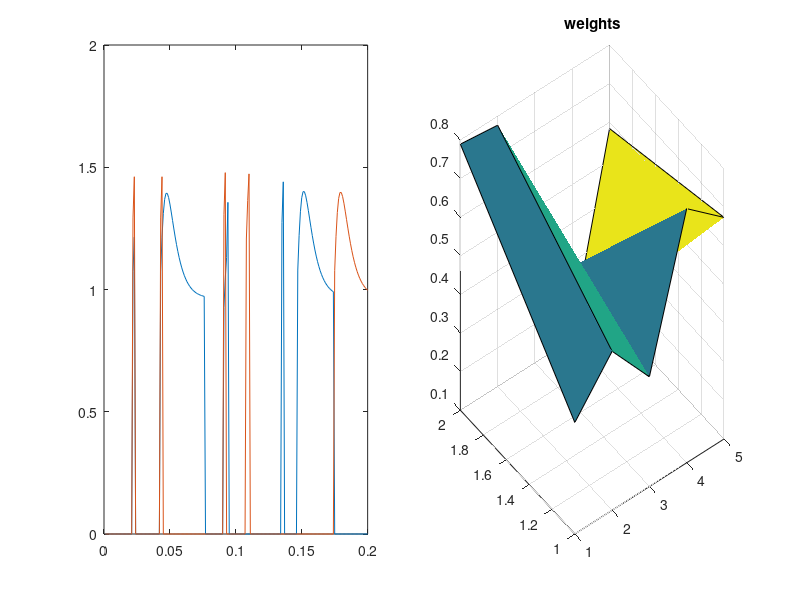

The MATLAB source for this figure:
close all;
clear;
clc;
% Implementation of single spiking neuron with multiple inputs 
inputNeurons = 5;
outputNeurons =2;
spikeEvents = 10;
% Neuron Spike Matrix ( Each Row represents a set of spikes)
Iin = randi([0 1],inputNeurons,spikeEvents);
Tspike = randperm(200,spikeEvents)*1E-3;
Iout = zeros(outputNeurons,1);
wts = rand(outputNeurons,inputNeurons);
Tstep = 1E-3;
Tsim = 200E-3;
tau = 5E-3;
IoutPlot = [];
TimePlot = [];
spikedPlot = [];
spike =zeros(outputNeurons,1);
tLastSpike =0;
Iinput = 0;
figHandle = figure ('Position',[10,10,1049,565]);
for t=Tstep:Tstep:Tsim
    index = find(Tspike<=t);
    msg = sprintf('t = %d',t); disp(msg);
    if ~isempty(index)
        Iinput = wts*Iin(:,index);
        Iout = Iout+wts*Iin(:,index);
        Tspike(index) = []; % remove selected point
        Iin(:,index) = [];  % remove
        tLastSpike = t;
    end
    
   
    % update current
    %dI_dT = -Iout/tau; % Linear
    tp = t-tLastSpike;
    dI_dT = Iout/tau/(1+tau).*exp(-tp/tau).*(1-tp/tau);
    Iout = Iout+dI_dT*Tstep;
    
    % Code Simulation Error Checking
%     err = find(Iout<0);
%     if(~isempty(err))
%         Iout(err) = 0;
%     end
    
    % check for spiking
    spikedNeurons = find(Iout>0.3*inputNeurons);
    if(~isempty(spikedNeurons))
        msg = sprintf('spiked %s at t = %d\n',48+spikedNeurons,t); disp(msg);
        spike(spikedNeurons) = Iout(spikedNeurons);
        Iout(spikedNeurons) = 0;
    else
        spike = zeros(outputNeurons,1);
    end
    
    
    
    
    IoutPlot = [IoutPlot Iout];
    spikedPlot = [spikedPlot spike];
    TimePlot = [TimePlot t];
    
    subplot(1,2,1);    plot(TimePlot,IoutPlot);
    subplot(1,2,2);    plot(TimePlot,spikedPlot);

    pause(0.001);
end

surf(wts);
title('weights')